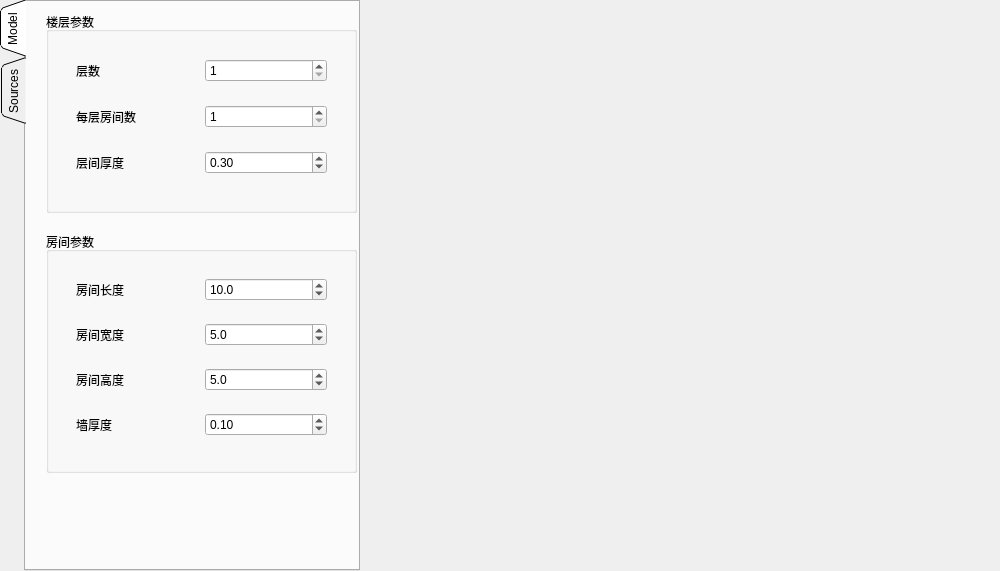
<?xml version="1.0" encoding="UTF-8"?>
<ui version="4.0">
 <class>FilePage</class>
 <widget class="QWidget" name="FilePage">
  <property name="geometry">
   <rect>
    <x>0</x>
    <y>0</y>
    <width>1000</width>
    <height>571</height>
   </rect>
  </property>
  <property name="minimumSize">
   <size>
    <width>1000</width>
    <height>0</height>
   </size>
  </property>
  <property name="windowTitle">
   <string>Form</string>
  </property>
  <widget class="QTabWidget" name="tabWidget">
   <property name="enabled">
    <bool>true</bool>
   </property>
   <property name="geometry">
    <rect>
     <x>0</x>
     <y>0</y>
     <width>360</width>
     <height>571</height>
    </rect>
   </property>
   <property name="minimumSize">
    <size>
     <width>360</width>
     <height>500</height>
    </size>
   </property>
   <property name="maximumSize">
    <size>
     <width>360</width>
     <height>600</height>
    </size>
   </property>
   <property name="tabPosition">
    <enum>QTabWidget::West</enum>
   </property>
   <property name="tabShape">
    <enum>QTabWidget::Triangular</enum>
   </property>
   <property name="currentIndex">
    <number>0</number>
   </property>
   <property name="elideMode">
    <enum>Qt::ElideNone</enum>
   </property>
   <property name="usesScrollButtons">
    <bool>true</bool>
   </property>
   <property name="documentMode">
    <bool>false</bool>
   </property>
   <property name="tabsClosable">
    <bool>false</bool>
   </property>
   <property name="movable">
    <bool>false</bool>
   </property>
   <property name="tabBarAutoHide">
    <bool>false</bool>
   </property>
   <widget class="QWidget" name="model_page">
    <attribute name="title">
     <string>Model</string>
    </attribute>
    <widget class="QGroupBox" name="floor_box">
     <property name="geometry">
      <rect>
       <x>20</x>
       <y>10</y>
       <width>311</width>
       <height>201</height>
      </rect>
     </property>
     <property name="title">
      <string>楼层参数</string>
     </property>
     <widget class="QWidget" name="gridLayoutWidget">
      <property name="geometry">
       <rect>
        <x>30</x>
        <y>30</y>
        <width>251</width>
        <height>151</height>
       </rect>
      </property>
      <layout class="QGridLayout" name="gridLayout">
       <item row="2" column="0">
        <widget class="QLabel" name="label_floor_thickness">
         <property name="text">
          <string>层间厚度</string>
         </property>
        </widget>
       </item>
       <item row="0" column="0">
        <widget class="QLabel" name="label_floors">
         <property name="text">
          <string>层数</string>
         </property>
        </widget>
       </item>
       <item row="1" column="0">
        <widget class="QLabel" name="label_rooms">
         <property name="text">
          <string>每层房间数</string>
         </property>
        </widget>
       </item>
       <item row="1" column="1">
        <widget class="QSpinBox" name="spin_rooms">
         <property name="minimum">
          <number>1</number>
         </property>
         <property name="maximum">
          <number>20</number>
         </property>
        </widget>
       </item>
       <item row="0" column="1">
        <widget class="QSpinBox" name="spin_floors">
         <property name="accelerated">
          <bool>false</bool>
         </property>
         <property name="minimum">
          <number>1</number>
         </property>
        </widget>
       </item>
       <item row="2" column="1">
        <widget class="QDoubleSpinBox" name="spin_floor_thickness">
         <property name="minimum">
          <double>0.100000000000000</double>
         </property>
         <property name="maximum">
          <double>2.000000000000000</double>
         </property>
         <property name="singleStep">
          <double>0.050000000000000</double>
         </property>
         <property name="value">
          <double>0.300000000000000</double>
         </property>
        </widget>
       </item>
      </layout>
     </widget>
    </widget>
    <widget class="QGroupBox" name="room_box">
     <property name="geometry">
      <rect>
       <x>20</x>
       <y>230</y>
       <width>311</width>
       <height>241</height>
      </rect>
     </property>
     <property name="title">
      <string>房间参数</string>
     </property>
     <widget class="QWidget" name="gridLayoutWidget_2">
      <property name="geometry">
       <rect>
        <x>30</x>
        <y>30</y>
        <width>251</width>
        <height>191</height>
       </rect>
      </property>
      <layout class="QGridLayout" name="gridLayout_2">
       <property name="sizeConstraint">
        <enum>QLayout::SetDefaultConstraint</enum>
       </property>
       <item row="3" column="0">
        <widget class="QLabel" name="label_room_width">
         <property name="text">
          <string>房间宽度</string>
         </property>
        </widget>
       </item>
       <item row="4" column="0">
        <widget class="QLabel" name="label_room_height">
         <property name="text">
          <string>房间高度</string>
         </property>
        </widget>
       </item>
       <item row="1" column="1">
        <widget class="QDoubleSpinBox" name="spin_room_length">
         <property name="decimals">
          <number>1</number>
         </property>
         <property name="minimum">
          <double>2.000000000000000</double>
         </property>
         <property name="maximum">
          <double>50.000000000000000</double>
         </property>
         <property name="singleStep">
          <double>0.200000000000000</double>
         </property>
         <property name="value">
          <double>10.000000000000000</double>
         </property>
        </widget>
       </item>
       <item row="3" column="1">
        <widget class="QDoubleSpinBox" name="spin_room_width">
         <property name="decimals">
          <number>1</number>
         </property>
         <property name="minimum">
          <double>2.000000000000000</double>
         </property>
         <property name="maximum">
          <double>50.000000000000000</double>
         </property>
         <property name="singleStep">
          <double>0.200000000000000</double>
         </property>
         <property name="value">
          <double>5.000000000000000</double>
         </property>
        </widget>
       </item>
       <item row="4" column="1">
        <widget class="QDoubleSpinBox" name="spin_room_height">
         <property name="decimals">
          <number>1</number>
         </property>
         <property name="minimum">
          <double>2.000000000000000</double>
         </property>
         <property name="maximum">
          <double>50.000000000000000</double>
         </property>
         <property name="singleStep">
          <double>0.200000000000000</double>
         </property>
         <property name="value">
          <double>5.000000000000000</double>
         </property>
        </widget>
       </item>
       <item row="1" column="0">
        <widget class="QLabel" name="label_room_length">
         <property name="font">
          <font>
           <weight>50</weight>
           <italic>false</italic>
           <bold>false</bold>
           <underline>false</underline>
           <strikeout>false</strikeout>
           <stylestrategy>PreferDefault</stylestrategy>
           <kerning>true</kerning>
          </font>
         </property>
         <property name="text">
          <string>房间长度    </string>
         </property>
         <property name="wordWrap">
          <bool>false</bool>
         </property>
        </widget>
       </item>
       <item row="5" column="0">
        <widget class="QLabel" name="label_wall_thickness">
         <property name="text">
          <string>墙厚度</string>
         </property>
        </widget>
       </item>
       <item row="5" column="1">
        <widget class="QDoubleSpinBox" name="spin_wall_thickness">
         <property name="minimum">
          <double>0.050000000000000</double>
         </property>
         <property name="maximum">
          <double>2.000000000000000</double>
         </property>
         <property name="singleStep">
          <double>0.050000000000000</double>
         </property>
         <property name="value">
          <double>0.100000000000000</double>
         </property>
        </widget>
       </item>
      </layout>
     </widget>
    </widget>
   </widget>
   <widget class="QWidget" name="sources_page">
    <attribute name="title">
     <string>Sources</string>
    </attribute>
    <widget class="QComboBox" name="source_selector">
     <property name="geometry">
      <rect>
       <x>50</x>
       <y>20</y>
       <width>141</width>
       <height>31</height>
      </rect>
     </property>
     <property name="currentText">
      <string extracomment="new source"/>
     </property>
     <property name="currentIndex">
      <number>-1</number>
     </property>
    </widget>
    <widget class="QStackedWidget" name="stackedWidget">
     <property name="geometry">
      <rect>
       <x>0</x>
       <y>60</y>
       <width>341</width>
       <height>501</height>
      </rect>
     </property>
     <property name="currentIndex">
      <number>-1</number>
     </property>
    </widget>
    <widget class="QPushButton" name="new_source_button">
     <property name="geometry">
      <rect>
       <x>250</x>
       <y>20</y>
       <width>56</width>
       <height>31</height>
      </rect>
     </property>
     <property name="text">
      <string>new</string>
     </property>
    </widget>
   </widget>
  </widget>
  <widget class="QStackedWidget" name="model_view">
   <property name="geometry">
    <rect>
     <x>360</x>
     <y>0</y>
     <width>801</width>
     <height>591</height>
    </rect>
   </property>
   <property name="minimumSize">
    <size>
     <width>640</width>
     <height>500</height>
    </size>
   </property>
  </widget>
 </widget>
 <resources/>
 <connections/>
</ui>
